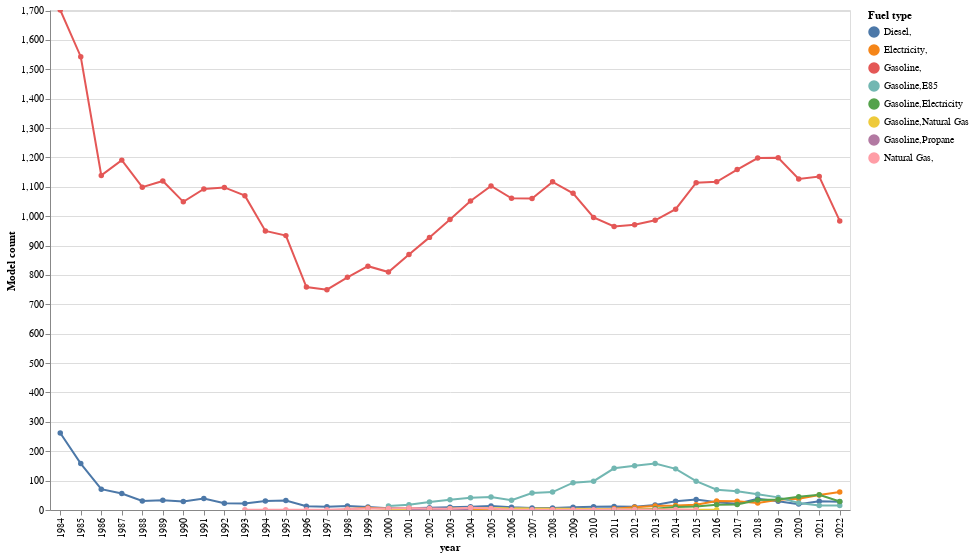

Notebook code for this chart:
### Markdown cell above
### Автомобілі на якому пальному використовувалися протягом даного нам проміжку часу?

Використання ліній дасть нам зрозуміти загальні тенденції по створенню/використанню моделей автомобілів на певному типі пального. Оскільки pure gasoline моделі автомобілів значно переважають будь-яку іншу категорію, я добавив опцію interactive(), щоб можна було заскейлитись в нижню частину графіка для порівняння категорій з меншості.

З графіку спостерігається тренд росту кількості електроавтомобілів з ~2011 року.

### Code cell
alt.Chart(df2).mark_line(point=alt.OverlayMarkDef()).encode(
    x=alt.X("year:O"),
    y=alt.Y("make", title='Model count', scale = alt.Scale(domain = [0, df2.make.max()])),
    color=alt.Color("fuel_type_1:N", title="Fuel type"),
).properties(
   width=800, height=500
).interactive(bind_x=False)

### Figure 1 — Vega-Lite specification as saved in the notebook (floating-point values rounded to 4 significant figures; data arrays with more than 128 entries replaced by an {"elided": "..."} marker saying what was removed)
{"config": {"view": {"continuousWidth": 400, "continuousHeight": 300}}, "data": {"name": "data-495194a9a8a5f24668ea013e89e0040f"}, "mark": {"type": "line", "point": {}}, "encoding": {"color": {"field": "fuel_type_1", "title": "Fuel type", "type": "nominal"}, "x": {"field": "year", "type": "ordinal"}, "y": {"field": "make", "scale": {"domain": [0, 1702]}, "title": "Model count", "type": "quantitative"}}, "height": 500, "selection": {"selector013": {"type": "interval", "bind": "scales", "encodings": ["y"]}}, "width": 800, "$schema": "https://vega.github.io/schema/vega-lite/v4.17.0.json", "datasets": {"data-495194a9a8a5f24668ea013e89e0040f": {"elided": "166 records"}}}
